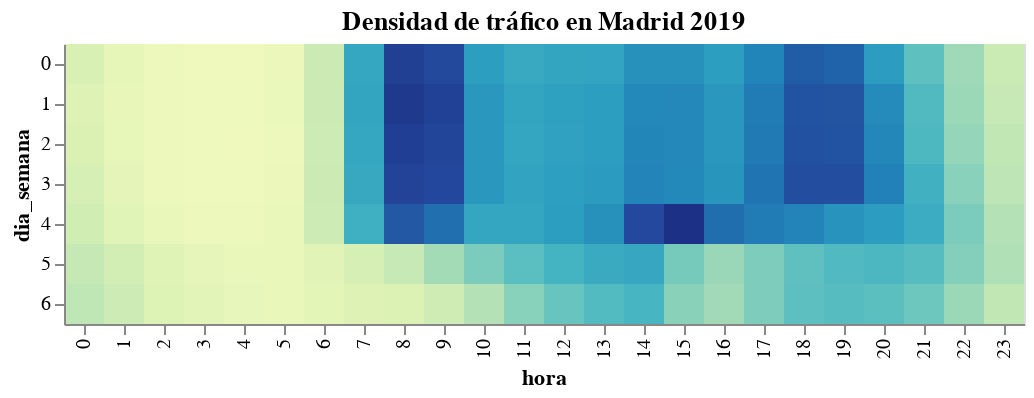

Notebook code for this chart:
### Markdown cell above
**2. We create a simple heatmap to show the results.**

### Code cell
alt.Chart(data).mark_rect().encode(
    x = 'hora:O',
    y = 'dia_semana:O',
    color = alt.Color('ocupacion:Q', legend = None)).properties(title = 'Densidad de tráfico en Madrid 2019')

### Figure 1 — Vega-Lite specification as saved in the notebook (floating-point values rounded to 4 significant figures; data arrays with more than 128 entries replaced by an {"elided": "..."} marker saying what was removed)
{"config": {"view": {"continuousWidth": 400, "continuousHeight": 300}}, "data": {"name": "data-c6c91552e7e25a89ec570d2bece0507d"}, "mark": "rect", "encoding": {"color": {"type": "quantitative", "field": "ocupacion", "legend": null}, "x": {"type": "ordinal", "field": "hora"}, "y": {"type": "ordinal", "field": "dia_semana"}}, "title": "Densidad de tráfico en Madrid 2019", "$schema": "https://vega.github.io/schema/vega-lite/v4.8.1.json", "datasets": {"data-c6c91552e7e25a89ec570d2bece0507d": {"elided": "168 records"}}}
